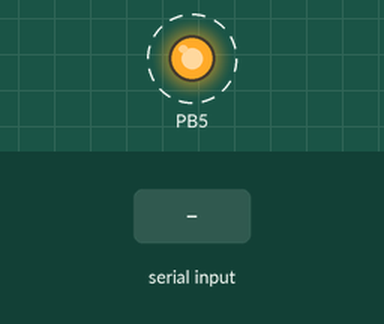
A program run on a simulated ATmega328P, built with avr-gcc and emulated at 16 MHz. Shown: output pins drawn as LEDs (lit = HIGH). Dashed ring = blinking. Inputs (shaded band) come from the test bench. Sleep ends after the set time or at an interrupt; what the program prints to the serial monitor is not drawn.

Above: at 1.2 s.
1.3 s: "1" received over Serial
Timing chart, 0 to 9.5 s (numbered marks = the images above; inputs shaded):
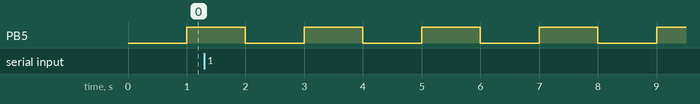

Measured:
- by itself, PB5: alternates HIGH for 1.0 s and LOW for 1.0 s

The program:

main.c
```c
#include "system_cfg.h"

#include "main.h"
#include "main_cfg.h"

#include <avr/io.h>
#include <avr/sleep.h>
#include <avr/interrupt.h>

#include "errors.h"
#include "drivers/timer_0/timer_0.h"

/****************************************************************************\
 * Event handler definition
\****************************************************************************/
#define EVENT_HANDLER(event_id, event_function) {if((events & ((uint32_t)1 << (event_id))) != 0) event_function();}

/****************************************************************************\
 * Events list
\****************************************************************************/
static volatile uint32_t Main_Events = 0;

/****************************************************************************\
 * System timers
\****************************************************************************/
#define MAIN_TIMER(name, start, period, event_id) \
static uint16_t Main_Timer_##name = (start) / (SYSTEM_TICK_PERIOD_MS);
MAIN_TIMERS
#undef MAIN_TIMER

/****************************************************************************/

static void Main_Timer(void);

/****************************************************************************\
 * Main function
\****************************************************************************/
int main(void)
{
   /* Configures system clock divider */
   CLKPR = 1 << CLKPCE;
   CLKPR = 0;  /* Clock divider = 1 */

   /* Enables Port Pull-Ups */
   MCUCR &= ~(1 << PUD);

   /* Turn off all peripherals - drivers should turn on all peripherals in use */
   PRR |= 0xEF;

   /* System Tick (Timer 0) Initialization */
   Timer0_Init();

   /* Drivers initialization */
   Main_DrvInit();

   /* Abstractions initialization */
   Main_AbstractionsInit();

   /* Apps initialization */
   Main_AppInit();

   /* Starts system */
   Main_Events = 0;
   sei();

   /* Starts drivers */
   Main_DrvStart();

   /* Starts abstractions */
   Main_AbstractionsStart();

   /* Starts Apps */
   Main_AppStart();

   /* Starts System Tick (Timer 0) */
   Timer0_Start();

   /* Basic scheduler */
   while(!0)
   {
      /* Local copy of Main_Events volatile variable */
      uint32_t events;

      /* Handle events - Atomic read & clear */
      cli();
      events = Main_Events;
      Main_Events = 0;
      sei();

      /* Handle events - Basic scheduler */
      Main_EventsHandler();

      /* Sleep handler */
      cli();
      if(Main_Events == 0)
      {
         /* Enables Idle sleep Mode */
         SMCR =
         (
            (0 << SM2)  |  /* Sleep Mode: 0 -> Idle */
            (0 << SM1)  |
            (0 << SM0)  |
            (1 << SE)      /* Sleep Enable */
         );

         /* Enters Sleep Mode */
         sei();
         sleep_cpu();

         /* Disables Sleep Mode */
         SMCR &= ~(1 << SE);
      }
      sei();
   }
}

/****************************************************************************\
 * Implementation of system timers
\****************************************************************************/
static void Main_Timer(void)
{
   #define MAIN_TIMER(name, start, period, event_id)              \
   /* Checks if Timer is started */                               \
   if(Main_Timer_##name > 0)                                      \
   {                                                              \
      /* Checks if Timer is decremented to zero */                \
      if(Main_Timer_##name == 1)                                  \
      {                                                           \
         /* Timer is decremented to zero - restarts Timer */      \
         Main_Timer_##name = (period) / (SYSTEM_TICK_PERIOD_MS);  \
         /* Sets event */                                         \
         FromUser_Set_Event(event_id);                            \
      }                                                           \
      else                                                        \
      {                                                           \
         /* Decrementing timer*/                                  \
         Main_Timer_##name--;                                     \
      }                                                           \
   };                                                             \
   /* End */
   MAIN_TIMERS
   #undef MAIN_TIMER
}

/****************************************************************************\
 * Interrupts: Set event
 *
 * Context: ISR
 *
 * In:
 *    event_id - Event ID of the event to set
\****************************************************************************/
void FromIsr_Set_Event(uint8_t event_id)
{
   if((SREG & (1 << SREG_I)) == 0)
   {
      if(event_id != EVENT_ID_NOT_USED)
      {
         if(event_id < 32)
         {
            Main_Events |= 1UL << event_id;
         }
         else
         {
            Error_Report("FromIsr_Set_Event" ,Error_EventIdOutOfRange);
         }
      }
   }
   else
   {
      Error_Report("FromIsr_Set_Event" ,Error_IsrFromUser);
   }
}

/****************************************************************************\
 * Interrupts: Set event
 *
 * Context: User
 *
 * In:
 *    event_id - Event ID of the event to set
\****************************************************************************/
void FromUser_Set_Event(uint8_t event_id)
{
   if((SREG & (1 << SREG_I)) != 0)
   {
      if(event_id != EVENT_ID_NOT_USED)
      {
         if(event_id < 32)
         {
            cli();
            Main_Events |= 1UL << event_id;
            sei();
         }
         else
         {
            Error_Report("FromUser_Set_Event" ,Error_EventIdOutOfRange);
         }
      }
   }
   else
   {
      Error_Report("FromUser_Set_Event" ,Error_UserFromIsr);
   }
}
```

blink.c
```c
#include "blink.h"
#include "blink_cfg.h"

#include <avr/io.h>

/****************************************************************************\
 * Blink application initialization
 *
 * Context: User
 *
\****************************************************************************/
void Blink_Init(void)
{
   /* Configures LED pin as output */
   LED_DDR |= 1 << LED_DDR_BIT;
}

/****************************************************************************\
 * Blink application periodic function
 *
 * Context: User
 *
\****************************************************************************/
void Blink_PeriodicFunction(void)
{
   LED_PORT ^= 1 << LED_PORT_BIT;
}
```

blink.h
```c
#ifndef BLINK_H_
#define BLINK_H_

/* Configuration of the application periodic function */
#define BLINK_START_MS  1000
#define BLINK_PERIOD_MS 1000

/* Application API */
void Blink_Init(void);
void Blink_PeriodicFunction(void);

#endif
```

echo.c
```c
#include "echo.h"
#include "echo_cfg.h"

#include <stdbool.h>

#include "drivers/uart/uart.h"
#include "debug.h"

#if (ECHO_BUFFER_SIZE < 255)
typedef uint8_t Echo_BufferSize_t;
#else
typedef uint16_t Echo_BufferSize_t;
#endif

/****************************************************************************\
 * Data buffer
\****************************************************************************/
static uint8_t Echo_Buffer[ECHO_BUFFER_SIZE];
static Echo_BufferSize_t Echo_Buffer_ReadIndex = 0;
static Echo_BufferSize_t Echo_Buffer_WriteIndex = 0;

/****************************************************************************\
 * Local variables
\****************************************************************************/

/* Informs that receiving is stopped due to out of buffer */
static bool Echo_ReceivingIsStopped = false;

/****************************************************************************\
 * Sends data from buffer
\****************************************************************************/
static void Echo_Send(void)
{
   /* Number of pushed bytes */
   Echo_BufferSize_t data_cnt;

   /* Checks if the buffer is wrapped and there is data in the buffer */
   if(Echo_Buffer_ReadIndex > Echo_Buffer_WriteIndex)
   {
      /* Buffer is wrapped and there is data in the buffer - push data up to end of buffer */
      data_cnt = Uart_Push(ECHO_BUFFER_SIZE - Echo_Buffer_ReadIndex, &Echo_Buffer[Echo_Buffer_ReadIndex]);
      Echo_Buffer_ReadIndex += data_cnt;
      if(Echo_Buffer_ReadIndex >= ECHO_BUFFER_SIZE)
      {
         Echo_Buffer_ReadIndex -= ECHO_BUFFER_SIZE;
      }
   }

   /* Checks if the buffer is not wrapped and there is data in the buffer */
   if(Echo_Buffer_ReadIndex < Echo_Buffer_WriteIndex)
   {
      /* Buffer is not wrapped and there is data in the buffer - push data up to Write index */
      data_cnt = Uart_Push(Echo_Buffer_WriteIndex - Echo_Buffer_ReadIndex, &Echo_Buffer[Echo_Buffer_ReadIndex]);
      Echo_Buffer_ReadIndex += data_cnt;
   }
}

/****************************************************************************\
 * Echo application initialization
 *
 * Context: User
 *
\****************************************************************************/
void Echo_Init(void)
{
   Debug_Send_Text("\r\n");
   Debug_Send_Line("---> Reset! <---");
   Debug_Send_Text("\r\n");

   /* Initializes variables */
   Echo_Buffer_ReadIndex = 0;
   Echo_Buffer_WriteIndex = 0;
   Echo_ReceivingIsStopped = false;
}

/****************************************************************************\
 * Echo application event: Data is ready to pull form RX buffer
 *
 * Context: User
 *
\****************************************************************************/
void Echo_Event_DataReady(void)
{
   /* Number of pulled bytes */
   Echo_BufferSize_t data_cnt;

   /* Deadlocks prevention:
    * This event is activated only if:
    *  - The byte is received bu UART and the RxBuffer is empty (first byte of bulk)
    *  - The Uart_Pull() has been called and some data stays in RxBuffer
    * If buffer is full, the Uart_Pull() is not called and this event may not be activated again.
    *
    * This flag is set to inform that, the event may be lost and is cleared if Uart_Pull() has been called
   */
   Echo_ReceivingIsStopped = true;

   /* Checks if the buffer is not wrapped and is not full */
   if
   (
      (Echo_Buffer_WriteIndex >= Echo_Buffer_ReadIndex)
      &&
      (
         (Echo_Buffer_ReadIndex > 0)
         ||
         (Echo_Buffer_WriteIndex < (ECHO_BUFFER_SIZE - 1))
      )
   )
   {
      /* Buffer is not wrapped - Fills buffer to the end of buffer */
      data_cnt = Uart_Pull(ECHO_BUFFER_SIZE - Echo_Buffer_WriteIndex, &Echo_Buffer[Echo_Buffer_WriteIndex]);
      Echo_Buffer_WriteIndex += data_cnt;
      if(Echo_Buffer_WriteIndex >= ECHO_BUFFER_SIZE)
      {
         Echo_Buffer_WriteIndex -= ECHO_BUFFER_SIZE;
      }
      Echo_ReceivingIsStopped = false;
   }

   /* Checks if the buffer is wrapped and is not full */
   if((Echo_Buffer_WriteIndex + 1) < Echo_Buffer_ReadIndex)
   {
      /* Buffer is wrapped - Fills buffer from write index to the read index */
      data_cnt = Uart_Pull((Echo_Buffer_ReadIndex - Echo_Buffer_WriteIndex) - 1, &Echo_Buffer[Echo_Buffer_WriteIndex]);
      Echo_Buffer_WriteIndex += data_cnt;
      Echo_ReceivingIsStopped = false;
   }

   /* Tries to send data back */
   Echo_Send();
}

/****************************************************************************\
 * Echo application event: Tx Buffer is ready to push data
 *
 * Context: User
 *
\****************************************************************************/
void Echo_Event_TxReady(void)
{
   /* Tx Buffer is ready - tries to send next data back */
   Echo_Send();

   /* Deadlock prevention - Restart receiving if is stopped */
   if(Echo_ReceivingIsStopped)
   {
      Echo_ReceivingIsStopped = false;
      Uart_Restore_DataReadyEvent();
   }
}

/****************************************************************************\
 * Echo application event: UART Error occurred
 *
 * Context: User
 *
\****************************************************************************/
void Echo_Event_Error(void)
{
   /* UART Error bits */
   uint8_t errors;

   /* Reads error */
   errors = Uart_Get_Errors();

   Debug_Send_Text("\n\r");
   Debug_Dump("!!! UART Error occurred: 0x", errors);
   Debug_Send_Text("\n\r");
}
```

echo.h
```c
#ifndef ECHO_H_
#define ECHO_H_

/* Application API */
void Echo_Init(void);
void Echo_Event_DataReady(void);
void Echo_Event_TxReady(void);
void Echo_Event_Error(void);

#endif
```

debug.c
```c
#include "debug.h"

#include "drivers/uart/uart.h"

#include <string.h>

void Debug_Send(uint16_t size, uint8_t *data)
{
   uint16_t data_cnt = 0;

   while(data_cnt < size)
   {
      data_cnt += Uart_Push(size - data_cnt, &data[data_cnt]);
   }
}

void Debug_Send_Text(char *text)
{
   Debug_Send(strlen(text), (uint8_t *)text);
}

void Debug_Send_Line(char *text)
{
   Debug_Send_Text(text);
   Debug_Send_Text("\r\n");
}

void Debug_Dump(char *text, uint8_t data)
{
   uint8_t b[2];

   b[0] = (data >> 4) & 0x0F;
   b[1] = data & 0x0F;

   b[0] += (b[0] < 10) ? ('0') : ('A' - 10);
   b[1] += (b[1] < 10) ? ('0') : ('A' - 10);

   Debug_Send_Text(text);
   Debug_Send(sizeof(b), b);
   Debug_Send_Text("\r\n");
}
```

debug.h
```c
#ifndef DEBUG_H_
#define DEBUG_H_

#include <stdint.h>

void Debug_Send(uint16_t size, uint8_t *data);
void Debug_Send_Text(char *text);
void Debug_Send_Line(char *text);
void Debug_Dump(char *text, uint8_t data);

#endif
```

errors.c
```c
#include "system_cfg.h"

#include <avr/io.h>
#include <avr/interrupt.h>

#include <util/delay.h>

/****************************************************************************\
 * Debug: Reports Error
 *
 * Context: All
 *
\****************************************************************************/
void Error_Report(char *func, char *error)
{
   while(!0)
   {
      PORTB |= 1 << PORTB5;
      _delay_ms(250);

      PORTB &= ~(1 << PORTB5);
      _delay_ms(2500);
   }
}
```

errors.h
```c
#ifndef ERRORS_H_
#define ERRORS_H_

#include "errors_cfg.h"

void Error_Report(char *func, char *error);

#endif
```

main.h
```c
#ifndef MAIN_H_
#define MAIN_H_

#include <stdint.h>

#include "main_cfg.h"

/* ID for unused event */
#define EVENT_ID_NOT_USED 0xFF

/* API */
void FromIsr_Set_Event(uint8_t event_id);
void FromUser_Set_Event(uint8_t event_id);

#endif
```

blink_cfg.h
```c
#ifndef BLINK_CFG_H_
#define BLINK_CFG_H_

/* LED port configuration */
#define LED_DDR         DDRB
#define LED_DDR_BIT     DDB5

#define LED_PORT        PORTB
#define LED_PORT_BIT    PORTB5

#endif
```

echo_cfg.h
```c
#ifndef ECHO_CFG_H_
#define ECHO_CFG_H_

/* Buffer size */
#define ECHO_BUFFER_SIZE   16

#endif
```

timer_0_cfg.h
```c
#ifndef TIMER_0_CFG_H_
#define TIMER_0_CFG_H_

#include "system_cfg.h"

/* Internal Timer Frequency */
#define  TIMER_0_FREQ               1000 /* 1ms period */
#define  TIMER_0_PRESCALER_VALUE    64

/* Timer 0 Period [ms] */
#define TIMER_0_PERIOD_MS  SYSTEM_TICK_PERIOD_MS

#endif
```

uart_cfg.h
```c
#ifndef UART_CFG_H
#define UART_CFG_H_

/* Baudrate */
#define UART_BAUDRATE   115200

/* BSW Buffer size */
#define UART_BUFFER_SIZE   256

#endif
```

wdt_cfg.h
```c
#ifndef WDT_CFG_H_
#define WDT_CFG_H_

#include "system_cfg.h"

/* Watchdog Period [ms] */
#define WDT_PERIOD_MS WATCHDOG_PERIOD_MS

#endif
```

errors_cfg.c
```c
const char *Error_IsrFromUser = "ISR function called by user";
const char *Error_UserFromIsr = "User function called in ISR";

const char *Error_EventIdOutOfRange = "Event Id is out of range";
```

errors_cfg.h
```c
#ifndef ERRORS_CFG_H_
#define ERRORS_CFG_H_

extern char *Error_IsrFromUser;
extern char *Error_UserFromIsr;

extern char *Error_EventIdOutOfRange;

#endif
```

system_cfg.h
```c
#ifndef SYSTEM_CFG_H_
#define SYSTEM_CFG_H_

#ifndef __AVR_ATmega328P__
#define __AVR_ATmega328P__
#endif
/* CPU Frequency */
#define F_CPU 16000000UL

/* System Tick Period [ms] */
#define SYSTEM_TICK_PERIOD_MS 100

/* Watchdog Period [ms] */
#define WATCHDOG_PERIOD_MS 1000

#endif
```

timer_0.h
```c
#ifndef TIMER_0_H_
#define TIMER_0_H_

#include <stdint.h>

/* Functions */
void Timer0_Init(void);
void Timer0_Start(void);

#endif
```

uart.h
```c
#ifndef UART_H_
#define UART_H_

#include <stdint.h>

/* Errors bits */
#define UART_ERROR_RX_BUFFER_OVERFLOW     (1 << 0)

/* Functions */
void Uart_Init(void);
uint8_t Uart_Get_Errors(void);
uint16_t Uart_Pull(uint16_t size, uint8_t *buffer);
uint16_t Uart_Push(uint16_t size, const uint8_t *buffer);

void Uart_Restore_DataReadyEvent(void);

#endif
```

wdt.c
```c
#include "system_cfg.h"

#include "drivers/wdt/wdt.h"
#include "drivers/wdt/wdt_cfg.h"

#include <stdint.h>

#include <avr/io.h>

/* Calculates Clock Selection Bits */
#if (WDT_PERIOD_MS == 16)
#define WDT_PRESCALER_BITS 0x00
#elif(WDT_PERIOD_MS == 32)
#define WDT_PRESCALER_BITS 0x01
#elif(WDT_PERIOD_MS == 64)
#define WDT_PRESCALER_BITS 0x02
#elif(WDT_PERIOD_MS == 125)
#define WDT_PRESCALER_BITS 0x03
#elif(WDT_PERIOD_MS == 250)
#define WDT_PRESCALER_BITS 0x04
#elif(WDT_PERIOD_MS == 500)
#define WDT_PRESCALER_BITS 0x05
#elif(WDT_PERIOD_MS == 1000)
#define WDT_PRESCALER_BITS 0x06
#elif(WDT_PERIOD_MS == 2000)
#define WDT_PRESCALER_BITS 0x07
#elif(WDT_PERIOD_MS == 4000)
#define WDT_PRESCALER_BITS 0x08
#elif(WDT_PERIOD_MS == 8000)
#define WDT_PRESCALER_BITS 0x09
#else
#error "Watch-dog Timer - Invalid prescaler value!"
#endif

/****************************************************************************\
 * Initializes Watch-dog Timer
 *
 * Context: User
 *
\****************************************************************************/
void Wdt_Init(void)
{
   /* Clears Wat-dog */
   asm("wdr");

   /* Clears Watch-dog reset flag */
   MCUSR &= ~(1 << WDRF);

   /* Enables Watch-dog Change */
   WDTCSR = (1 << WDCE) | (1 << WDE);

   /* Sets Watchdog Timer prescaler */
   WDTCSR = WDT_PRESCALER_BITS;

   /* Starts Watch-dog Timer */
   WDTCSR |= 1 << WDE;
}

/****************************************************************************\
 * Resets Watch-dog Timer
 *
 * Context: User
 *
\****************************************************************************/
void Wdt_Reset(void)
{
   asm("wdr");
}
```

wdt.h
```c
#ifndef WDT_H_
#define WDT_H_

/* Functions */
void Wdt_Init(void);
void Wdt_Reset(void);

#endif
```

Source omitted: main_cfg.h (4717 bytes), timer_0.c (4175 bytes), uart.c (9026 bytes)
